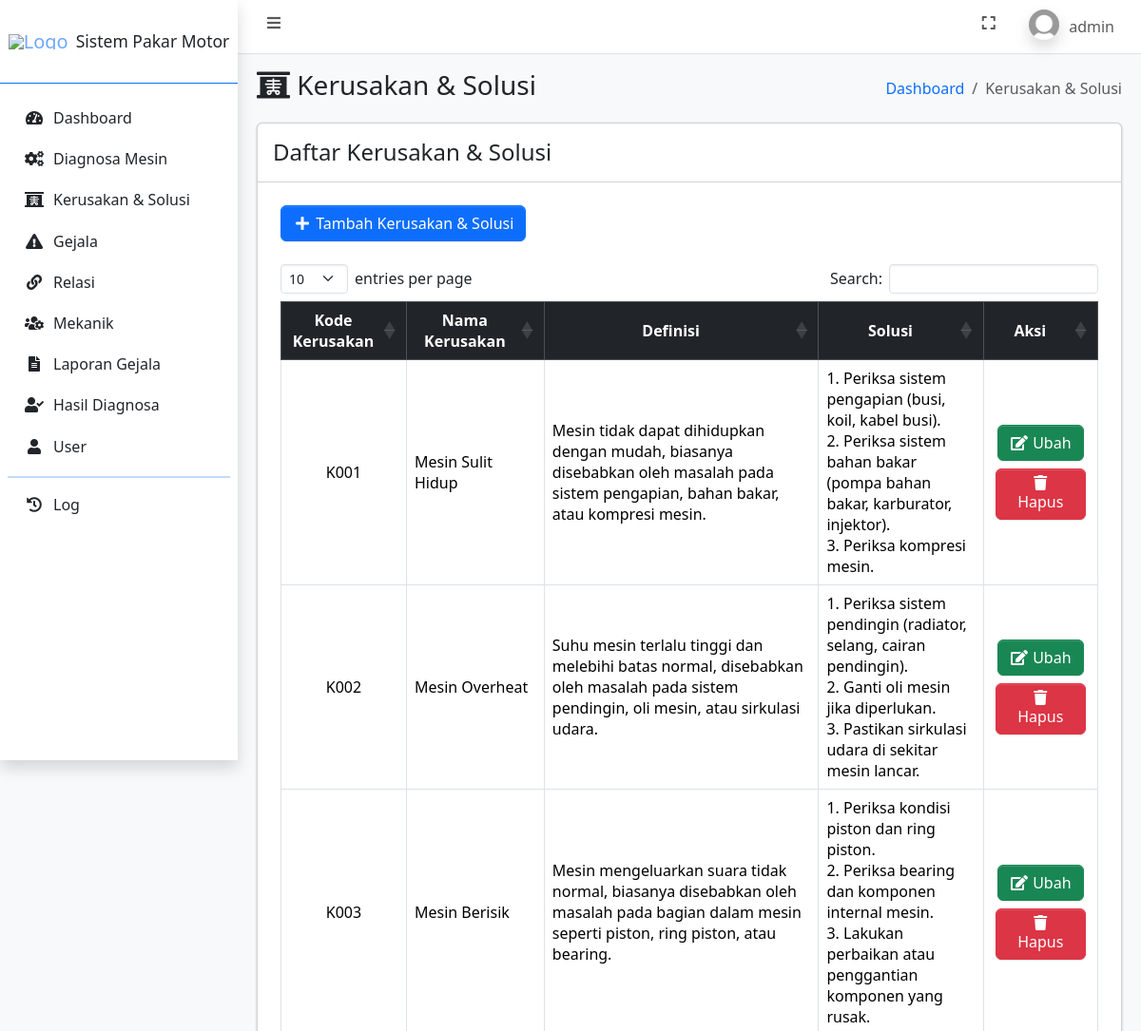
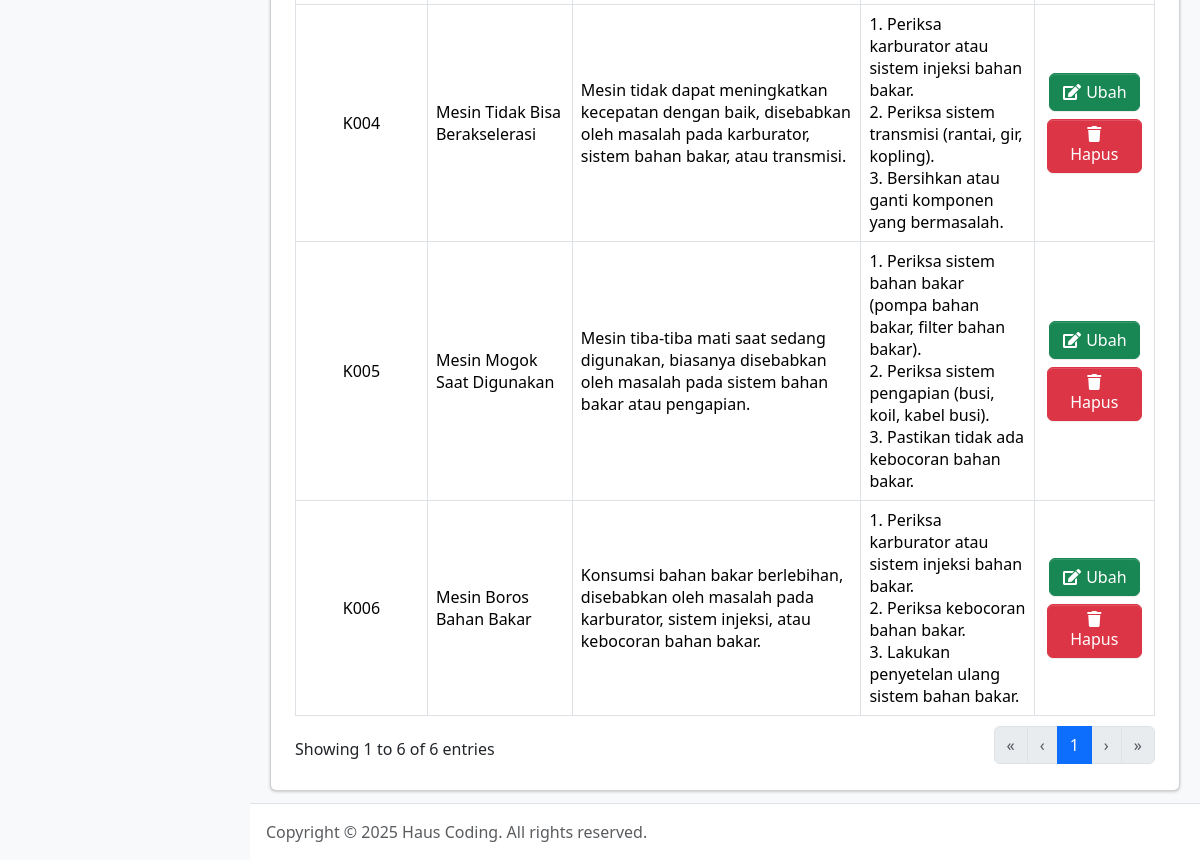
Page /kerusakan_solusi.php (signed in) on the committed database (2 pictures, top to bottom).
### tables this page shows
CREATE TABLE `user` (
  `id_user` int(11) NOT NULL,
  `username` varchar(100) NOT NULL,
  `password` varchar(255) NOT NULL,
  `jabatan` enum('admin','pelanggan') NOT NULL,
  `nama` varchar(100) NOT NULL,
  `jenis_kelamin` enum('laki-laki','perempuan') NOT NULL,
  `tanggal_lahir` date NOT NULL,
  `alamat` text NOT NULL,
  `foto` text NOT NULL,
  `dibuat_pada` timestamp NOT NULL DEFAULT current_timestamp()
);

CREATE TABLE `kerusakan_solusi` (
  `kd_kerusakan` char(4) NOT NULL,
  `nama_kerusakan` varchar(30) DEFAULT NULL,
  `definisi` text DEFAULT NULL,
  `solusi` text DEFAULT NULL
);

### connection.php (called while the page is built, shortened)
<?php
	$host = 'localhost';
	$user = 'root';
	$pass = '';
	$database = 'sistem_pakar_motor';
	$conn = mysqli_connect($host, $user, $pass, $database);
    if (isset($_SESSION['id_user'])) {
    	$id_user = $_SESSION['id_user'];
		$dataUser = mysqli_fetch_assoc(mysqli_query($conn, "SELECT * FROM user WHERE id_user = $id_user"));
	}
?>

### kerusakan_solusi.php (the view, shortened to what this page needs)
<?php
    require_once 'connection.php';
    $kerusakan_solusi = mysqli_query($conn, "SELECT * FROM kerusakan_solusi ORDER BY kd_kerusakan ASC");
?>
<!DOCTYPE html>
<html lang="en">
<head>
    <?php include_once 'include/head.php'; ?>
</head>
<body class="layout-fixed sidebar-expand-lg bg-body-tertiary">
    <div class="app-wrapper">
        <?php include_once 'include/navbar.php'; ?>
        <?php include_once 'include/sidebar.php'; ?>
        <main class="app-main">
            <div class="app-content-header">
                <div class="container-fluid">
                    <div class="row">
                        <div class="col-sm-6">
                            <h3 class="mb-0"><i class="nav-icon fas fa-fw fa-x-ray"></i> Kerusakan & Solusi</h3>
                        </div>
                        <div class="col-sm-6">
                            <ol class="breadcrumb float-sm-end">
                                <li class="breadcrumb-item"><a href="index.php">Dashboard</a></li>
                                <li class="breadcrumb-item active" aria-current="page">
                                    Kerusakan & Solusi
                                </li>
                            </ol>
                        </div>
                    </div>
                </div>
            </div>
            <div class="app-content">
                <div class="container-fluid">
                    <div class="row">
                        <div class="col">
                            <div class="card">
                                <div class="card-header">
                                    <h4 class="m-0">Daftar Kerusakan & Solusi</h4>
                                </div>
                                <div class="card-body">
                                    <div class="table-responsive p-2">
                                        <?php if ($dataUser['jabatan'] == 'admin'): ?>
                                            <a href="tambah_kerusakan_solusi.php" class="mb-3 btn btn-primary"><i class="fas fa-fw fa-plus"></i> Tambah Kerusakan & Solusi</a>
                                        <?php endif ?>
                                        <table class="table table-bordered" id="table_id">
                                            <thead class="table-dark">
                                                <tr>
                                                    <th class="text-center align-middle">Kode Kerusakan</th>
                                                    <th class="text-center align-middle">Nama Kerusakan</th>
                                                    <th class="text-center align-middle">Definisi</th>
                                                    <th class="text-center align-middle">Solusi</th>
                                                    <?php if ($dataUser['jabatan'] == 'admin'): ?>
                                                        <th class="text-center align-middle">Aksi</th>
                                                    <?php endif ?>
                                                </tr>
                                            </thead>
                                            <tbody>
                                                <?php $i = 1; ?>
                                                <?php foreach ($kerusakan_solusi as $dks): ?>
                                                    <tr>
                                                        <td class="text-center align-middle"><?= $dks['kd_kerusakan']; ?></td>
                                                        <td class="align-middle"><?= $dks['nama_kerusakan']; ?></td>
                                                        <td class="align-middle"><?= $dks['definisi']; ?></td>
                                                        <td class="align-middle">
                                                            <?php
                                                                $solusi = $dks['solusi'];
                                                                $items = preg_split('/\s*\d+\.\s*/', $solusi, -1, PREG_SPLIT_NO_EMPTY);
                                                                foreach ($items as $i => $item) {
                                                                    echo ($i + 1) . '. ' . trim($item) . '<br>';
                                                                }
                                                            ?>
                                                        </td>
                                                        <?php if ($dataUser['jabatan'] == 'admin'): ?>
                                                            <td class="text-center align-middle">
                                                                <a href="ubah_kerusakan_solusi.php?kd_kerusakan=<?= $dks['kd_kerusakan']; ?>" class="m-1 btn btn-success"><i class="fas fa-fw fa-edit"></i> Ubah</a>
                                                                <a href="hapus_kerusakan_solusi.php?kd_kerusakan=<?= $dks['kd_kerusakan']; ?>" data-nama="<?= $dks['kd_kerusakan']; ?>" class="m-1 btn btn-danger btn-delete"><i class="fas fa-fw fa-trash"></i> Hapus</a>
                                                            </td>
                                                        <?php endif ?>
                                                    </tr>
                                                <?php endforeach ?>
                                            </tbody>
                                        </table>
                                    </div>
                                </div>
                            </div>
                        </div>
                    </div>
                </div>
            </div>
        </main>
        <?php include_once 'include/footer.php'; ?>
    </div>
</body>
</html>

### include/navbar.php (shortened to what this page needs)
<nav class="app-header navbar navbar-expand bg-body">
    <div class="container-fluid">
        <ul class="navbar-nav">
            <li class="nav-item"> <a class="nav-link" data-lte-toggle="sidebar" href="#" role="button"> <i class="fas fa-fw fa-bars"></i> </a> </li>
        </ul>
        <ul class="navbar-nav ms-auto">
            <li class="nav-item"> <a class="nav-link" href="#" data-lte-toggle="fullscreen"> <i data-lte-icon="maximize" class="fas fa-fw fa-expand"></i> </a> </li>
            <li class="nav-item dropdown user-menu">
                <a href="#" class="nav-link dropdown-toggle" data-bs-toggle="dropdown" aria-expanded="false">
                    <img src="assets/img/profiles/<?= $dataUser['foto']; ?>" class="user-image rounded-circle shadow" alt="User Image">
                    <span class="d-none d-md-inline"><?= $dataUser['username']; ?></span>
                </a>
            </li>
        </ul>
    </div>
</nav>

### rows in the picture
user: foto (placeholder picture), username "admin"
kerusakan_solusi: kd_kerusakan "K001", nama_kerusakan "Mesin Sulit Hidup", definisi "Mesin tidak dapat dihidupkan dengan mudah, biasanya disebabkan oleh masalah pada sistem pengapian, bahan bakar, atau kompresi mesin.", solusi "Periksa sistem pengapian (busi, koil, kabel busi).", solusi "Periksa sistem bahan bakar (pompa bahan bakar, karburator, injektor).", solusi "Periksa kompresi mesin."
kerusakan_solusi: kd_kerusakan "K002", nama_kerusakan "Mesin Overheat", definisi "Suhu mesin terlalu tinggi dan melebihi batas normal, disebabkan oleh masalah pada sistem pendingin, oli mesin, atau sirkulasi udara.", solusi "Periksa sistem pendingin (radiator, selang, cairan pendingin).", solusi "Ganti oli mesin jika diperlukan.", solusi "Pastikan sirkulasi udara di sekitar mesin lancar."
kerusakan_solusi: kd_kerusakan "K003", nama_kerusakan "Mesin Berisik", definisi "Mesin mengeluarkan suara tidak normal, biasanya disebabkan oleh masalah pada bagian dalam mesin seperti piston, ring piston, atau bearing.", solusi "Periksa kondisi piston dan ring piston.", solusi "Periksa bearing dan komponen internal mesin.", solusi "Lakukan perbaikan atau penggantian komponen yang rusak."
kerusakan_solusi: kd_kerusakan "K004", nama_kerusakan "Mesin Tidak Bisa Berakselerasi", definisi "Mesin tidak dapat meningkatkan kecepatan dengan baik, disebabkan oleh masalah pada karburator, sistem bahan bakar, atau transmisi.", solusi "Periksa karburator atau sistem injeksi bahan bakar.", solusi "Periksa sistem transmisi (rantai, gir, kopling).", solusi "Bersihkan atau ganti komponen yang bermasalah."
kerusakan_solusi: kd_kerusakan "K005", nama_kerusakan "Mesin Mogok Saat Digunakan", definisi "Mesin tiba-tiba mati saat sedang digunakan, biasanya disebabkan oleh masalah pada sistem bahan bakar atau pengapian.", solusi "Periksa sistem bahan bakar (pompa bahan bakar, filter bahan bakar).", solusi "Periksa sistem pengapian (busi, koil, kabel busi).", solusi "Pastikan tidak ada kebocoran bahan bakar."
kerusakan_solusi: kd_kerusakan "K006", nama_kerusakan "Mesin Boros Bahan Bakar", definisi "Konsumsi bahan bakar berlebihan, disebabkan oleh masalah pada karburator, sistem injeksi, atau kebocoran bahan bakar.", solusi "Periksa karburator atau sistem injeksi bahan bakar.", solusi "Periksa kebocoran bahan bakar.", solusi "Lakukan penyetelan ulang sistem bahan bakar."
